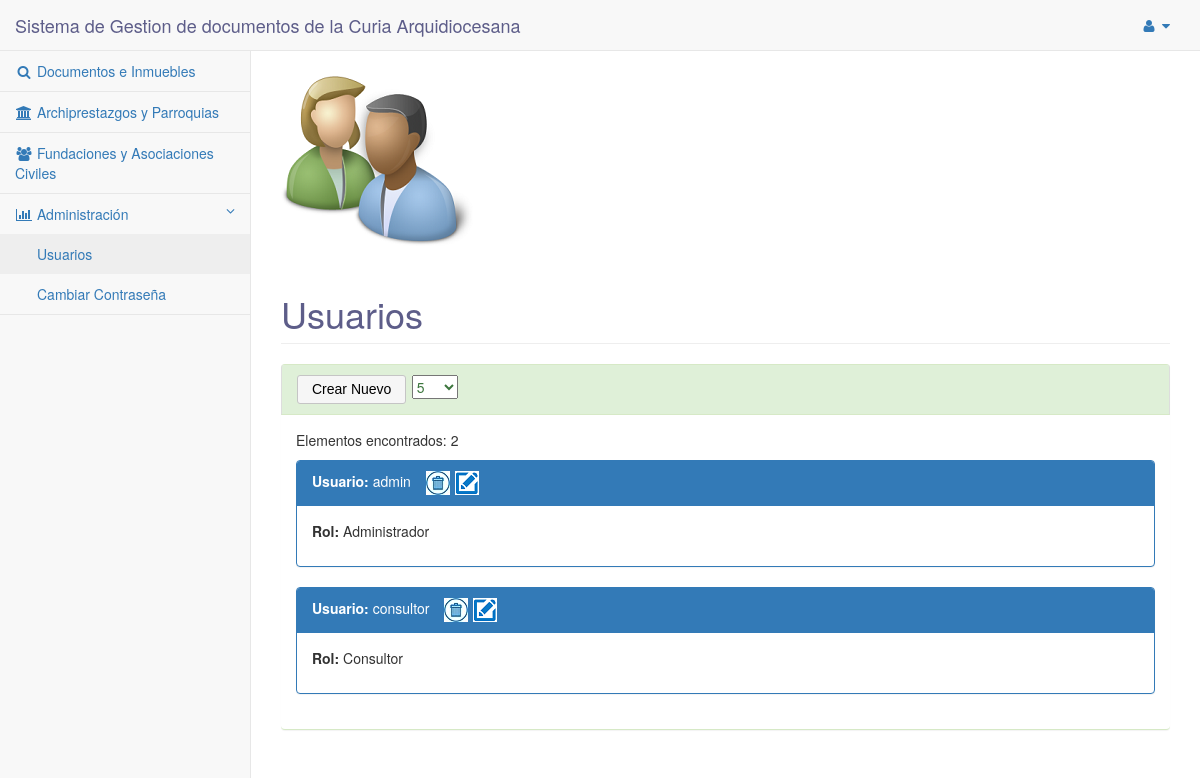
/pages/usuarios.php (signed in), run on the app's committed database.
### tables this page shows
CREATE TABLE IF NOT EXISTS `usuario` (
  `login` varchar(30) NOT NULL,
  `password` varchar(16) NOT NULL,
  `rol` varchar(20) NOT NULL DEFAULT 'Consultor',
  `filasPP` int(11) NOT NULL DEFAULT '10',
  `abrirBusqDoc` bit(1) NOT NULL DEFAULT b'0',
  `filasPPInm` int(11) NOT NULL DEFAULT '10',
  `filasPPArch` int(11) NOT NULL DEFAULT '10',
  `filasPPFund` int(11) NOT NULL DEFAULT '10',
  `filasPPUsuario` int(11) NOT NULL,
  `abrirBusqInm` bit(1) NOT NULL,
  PRIMARY KEY (`login`)
);

### pages/listarUsuarios.php (the view, shortened to what this page needs)
<?php
	$conexion = conectar();
	$consulta_ejecutar = "select * from usuario";
	$registros = mysqli_query($conexion, $consulta_ejecutar) or die('Problemas con la consulta');
	$num_total_registros = mysqli_num_rows($registros);
	echo	"<div class='row'>
				<div class='col-lg-12'>
					<p>Elementos encontrados: $num_total_registros</p>
				</div>
			</div>";
	if($num_total_registros > 0)
	{
		$pagActual = 1;
		$consultaFilasPP = mysqli_query($conexion, "select filasPPUsuario from usuario where login = '".$_SESSION['usuario']."'");
		$getFilasPP = mysqli_fetch_array($consultaFilasPP);
		$filasPPUsuario = $getFilasPP['filasPPUsuario'];
		$offset = ($pagActual - 1) * $filasPPUsuario;
		$registros = mysqli_query($conexion, "$consulta_ejecutar LIMIT $offset, $filasPPUsuario") or die(mysqli_error($conexion));
        echo 		"<div class='row'>
                        <div class='col-lg-12'>";
		while($fila = mysqli_fetch_array($registros))
        {
			echo	"<div class='panel panel-primary'>
						<div class='panel-heading'><span style='font-weight:bold'>Usuario: </span> ".$fila['login'];
			if(1==1)
			{
				echo
					"<a class='del_usuario' data-usuario='".$fila['login']."' href='#' style='margin-left:15px;'><img src='../papelera.jpg' width='24px' height='24px' alt='Eliminar Usuario'></a>";
			}
			if(1==1)
			{
				echo
					"<a class='edit_usuario' data-usuario='".$fila['login']."' href='#' style='margin-left:5px;'><img src='../icon-edit.png' width='24px' height='24px' alt='Editar Usuario'></a>";
			}
			echo		"</div>
						<div class='panel-body'>
							<div class='tab-content'>
								<div class='tab-pane fade in active' id='home-pills'>
                                    <p><span style='font-weight:bold'>Rol:</span> ".$fila['rol']."</p>
                                </div>
							</div>
						</div>
					</div>
					";
        }
        echo 		"</div>
        			 </div>";
	}
	else
	{
		echo 		"<div class='row'>
                        <div class='col-lg-12'>
                            <p style='color:green'>Presione Crear Nuevo para agregar un nuevo Usuario</p>
                        </div>
                    </div>";
	}
?>

### data on the page
usuario: login "admin", rol "Administrador"
usuario: login "consultor", rol "Consultor"

### other printed values
TITULO_INNER "Sistema de Gestion de documentos de la Curia Arquidiocesana"
$num_total_registros "2"
